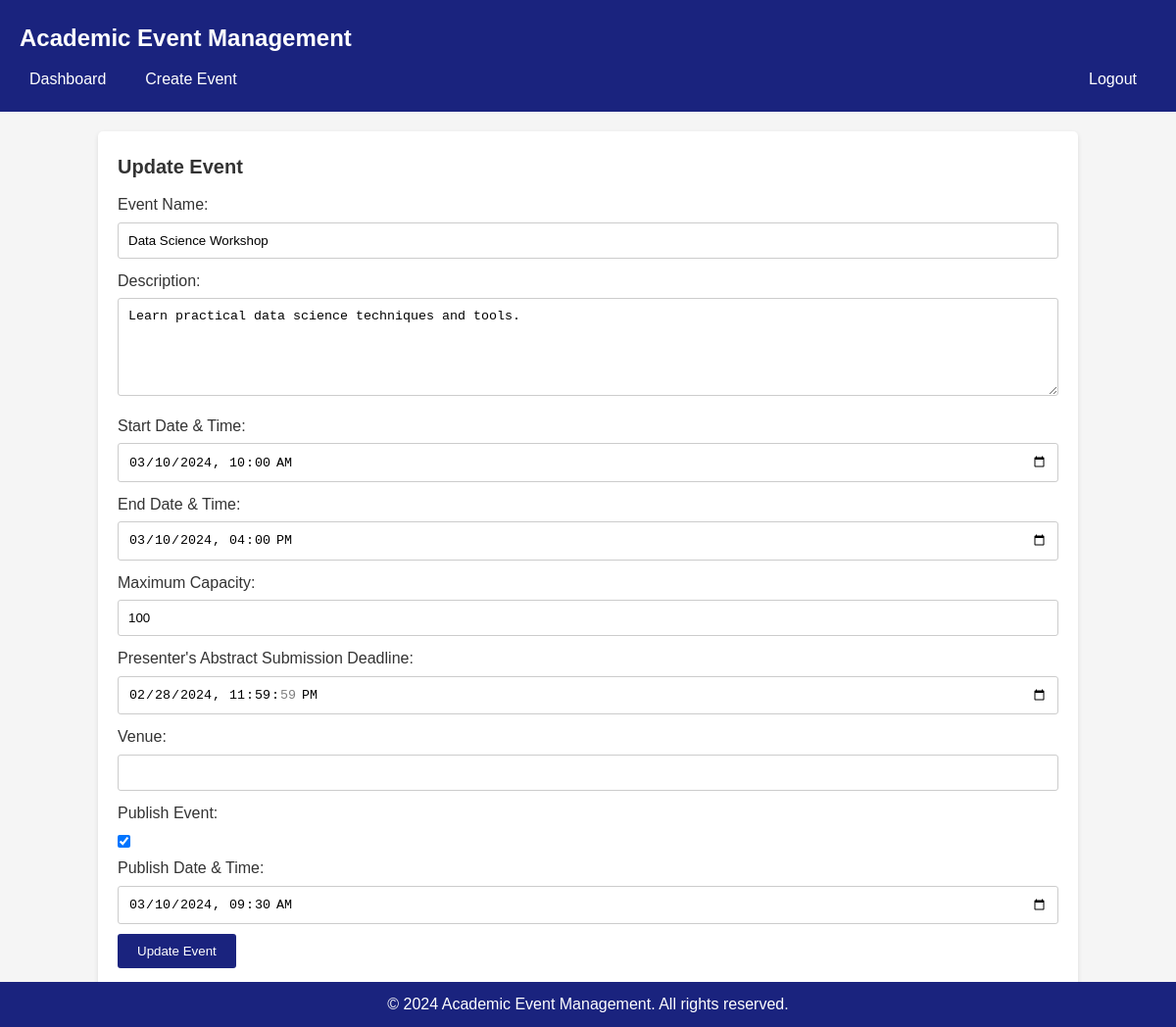
The page /event_update.php?event_id=2 on the database its author committed.
### tables this page shows
CREATE TABLE IF NOT EXISTS `Event` (
    Event_ID INT PRIMARY KEY AUTO_INCREMENT,
    Event_Type_ID INT,
    Location_ID INT,
    U_ID INT,
    Start_Date_Time DATETIME,
    End_Date_Time DATETIME,
    Max_Capacity INT,
    Presenter_Deadline DATETIME,
    Event_Name VARCHAR(255),
    F_Date_Time DATETIME,
    Created_At DATETIME,
    Is_Published BOOLEAN,
    Description TEXT,
    Status ENUM('Open', 'Full', 'Closed', 'Cancelled') DEFAULT 'Open',
    FOREIGN KEY (Event_Type_ID) REFERENCES Event_Type(Event_Type_ID),
    FOREIGN KEY (Location_ID) REFERENCES Location(Location_ID),
    FOREIGN KEY (U_ID) REFERENCES U(U_ID)
);

### event_update.php (the view, shortened to what this page needs)
<?php
require_once 'db_connection.php';
if (isset($_GET["event_id"])) {
    $event_id = $_GET["event_id"];
    $sql = "SELECT * FROM `Event` WHERE Event_ID = $event_id";
    $result = $conn->query($sql);
    if ($result->num_rows == 1) {
        $row = $result->fetch_assoc();
        $event_name = $row["Event_Name"];
        $description = $row["Description"];
        $start_datetime = $row["Start_Date_Time"];
        $end_datetime = $row["End_Date_Time"];
        $max_capacity = $row["Max_Capacity"];
        $presenter_deadline = $row["Presenter_Deadline"];
        $venue = $row["Venue"];
        $is_published = $row["Is_Published"];
        $publish_datetime = $row["F_Date_Time"];
    } else {
        $error = "Event not found.";
    }
} else {
    $error = "Event ID not provided.";
}
?>
<!DOCTYPE html>
<html>
<head>
    <link rel="stylesheet" type="text/css" href="css/style.css">
</head>
<body>
    <header>
        <h1>Academic Event Management</h1>
            <nav class="navbar">
                <ul class="navbar-left">
                    <li><a href="dashboard.php">Dashboard</a></li>
                    <li><a href="create_event.php">Create Event</a></li>
                </ul>
                <ul class="navbar-right">
                    <li><a href="logout.php">Logout</a></li>
                </ul>
            </nav>
    </header>
    <main>
        <h2>Update Event</h2>
        <?php if (isset($event_id)) { ?>
            <form action="event_update.php" method="POST">
                <label for="event_name">Event Name:</label>
                <input type="text" id="event_name" name="event_name" value="<?php echo $event_name; ?>" required>
                <label for="description">Description:</label>
                <textarea id="description" name="description" required><?php echo $description; ?></textarea>
                <label for="start_datetime">Start Date & Time:</label>
                <input type="datetime-local" id="start_datetime" name="start_datetime" value="<?php echo $start_datetime; ?>" required>
                <label for="end_datetime">End Date & Time:</label>
                <input type="datetime-local" id="end_datetime" name="end_datetime" value="<?php echo $end_datetime; ?>" required>
                <label for="max_capacity">Maximum Capacity:</label>
                <input type="number" id="max_capacity" name="max_capacity" value="<?php echo $max_capacity; ?>" required>
                <label for="presenter_deadline">Presenter's Abstract Submission Deadline:</label>
                <input type="datetime-local" id="presenter_deadline" name="presenter_deadline" value="<?php echo $presenter_deadline; ?>" required>
                <label for="venue">Venue:</label>
                <input type="text" id="venue" name="venue" value="<?php echo $venue; ?>" required>
                <label for="is_published">Publish Event:</label>
                <input type="checkbox" id="is_published" name="is_published" <?php if ($is_published) echo "checked"; ?>>
                <label for="publish_datetime">Publish Date & Time:</label>
                <input type="datetime-local" id="publish_datetime" name="publish_datetime" value="<?php echo $publish_datetime; ?>">
                <button type="submit">Update Event</button>
            </form>
        <?php } ?>
    </main>
    <footer>
        <p>&copy; 2024 Academic Event Management. All rights reserved.</p>
    </footer>
</body>
</html>

### css/style.css (style rules this page uses)
* { margin: 0; padding: 0; box-sizing: border-box; }
body { font-family: Arial, sans-serif; background-color: #f5f5f5; color: #333; line-height: 1.6; }
header { background-color: #1a237e; color: #fff; padding: 20px; }
h1 { font-size: 24px; margin-bottom: 10px; }
.navbar { display: flex; justify-content: space-between; align-items: center; }
.navbar-left { display: flex; gap: 10px; }
.navbar-right { display: flex; gap: 10px; }
nav ul { list-style: none; }
nav ul li { display: inline-block; margin-right: 10px; }
nav ul li a { color: #fff; text-decoration: none; padding: 5px 10px; border-radius: 3px; transition: background-color 0.3s ease; }
main { max-width: 1000px; margin: 20px auto; background-color: #fff; padding: 20px; border-radius: 5px; box-shadow: 0 2px 5px rgba(0, 0, 0, 0.1); }
h2 { font-size: 20px; margin-bottom: 10px; }
form { margin-bottom: 20px; }
label { display: block; margin-bottom: 5px; }
input[type="text"], input[type="email"], input[type="password"], input[type="tel"], input[type="number"], input[type="datetime-local"], textarea, select { width: 100%; padding: 10px; border: 1px solid #ccc; border-radius: 3px; margin-bottom: 10px; }
textarea { height: 100px; }
button { background-color: #1a237e; color: #fff; border: none; padding: 10px 20px; border-radius: 3px; cursor: pointer; transition: background-color 0.3s ease; }
footer { background-color: #1a237e; color: #fff; padding: 10px; text-align: center; position: fixed; left: 0; bottom: 0; width: 100%; }

### rows shown on the page
event: event_name "Data Science Workshop", description "Learn practical data science techniques and tools.", start_datetime "03/10/2024 10:00", end_datetime "03/10/2024 16:00", max_capacity "100", presenter_deadline "02/28/2024 23:59:59", Is_Published "☑", publish_datetime "03/10/2024 09:30"
